Frame 1 (no input): blank canvas, image omitted
Frame 60 (the mouse pressed at the canvas centre just before this capture): blank canvas, image omitted
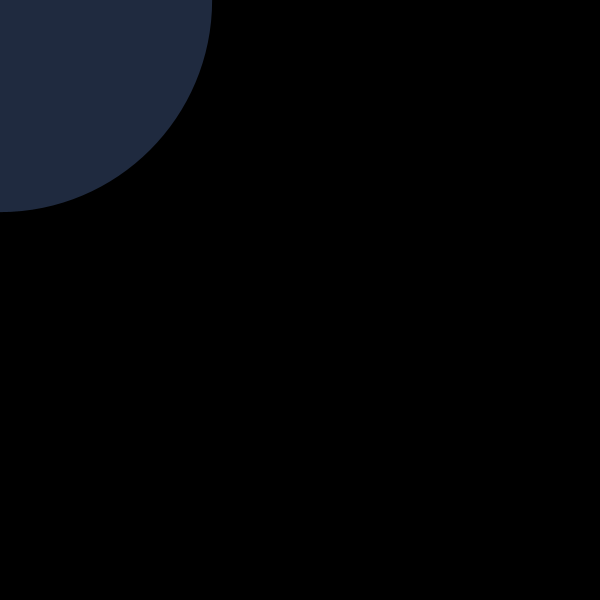
Frame 120 (the mouse held since frame 60 and released just before this capture)

The Processing sketch whose frames 1 and 60 were blank and that drew this single picture after the mouse press (run headless with seeded random() and noise(); from frame 60 on, the mouse is pressed at the canvas centre):

// Processing sketch: processing_65727
// ── processing_65727.pde

int couleur = 0 ;
float dim ; // float = nombre à virgule

void setup() {
  size(600,600) ;
  background(0) ;
  frameRate(45);
  noStroke();
  colorMode(HSB,100) ;
  smooth();
}

void draw() {
  
  // Boucle conditionnelle pour faire varier "couleur"
  if (couleur <= 100) {
  couleur++ ; 
  }
  else { couleur = 0 ; }
  
  // Couleur de remplissage
  fill (couleur, 50, 100, 25) ; // (H,S,B,Alpha)
  
  // A chaque appel de "draw", on calcule
  // la distance qui sépare les 2 dernières positions
  // successives de la souris
  dim = dist (mouseX,mouseY,pmouseX,pmouseY) ;
  
  // Dessin
  ellipse (pmouseX,pmouseY,dim,dim) ;
  
}
